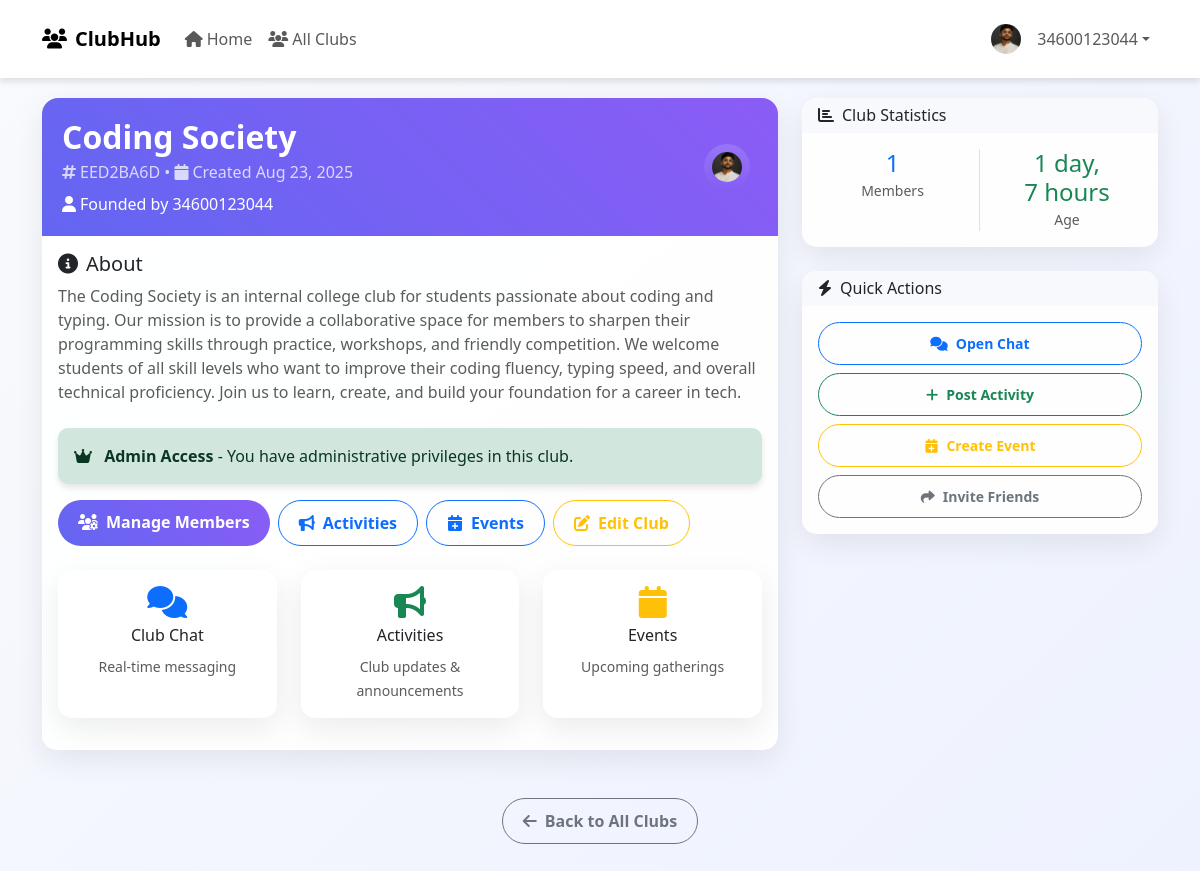
The page /clubs/EED2BA6D/ (signed in) on the database as committed earlier.
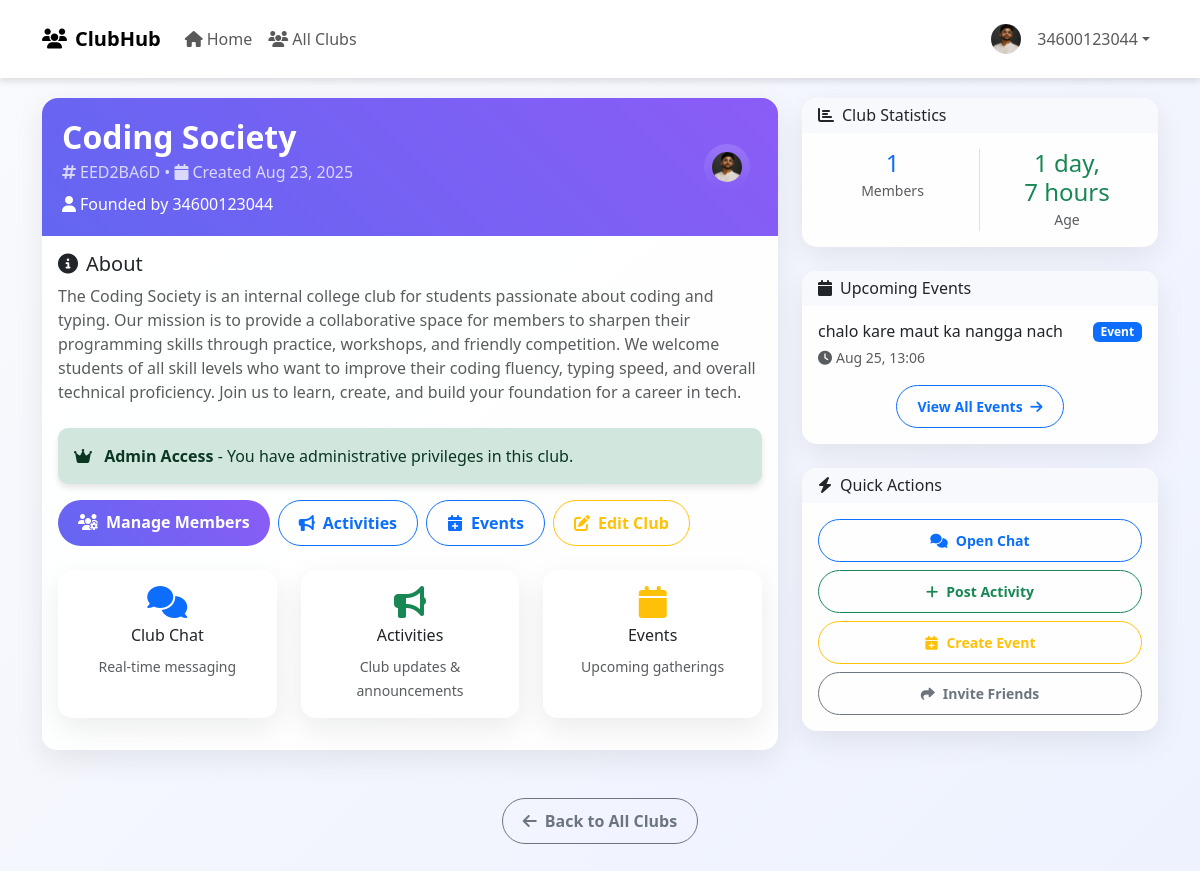
The same page on the database as committed later.
### club/models.py (models this page shows, shortened)
class ClubEvent(models.Model):
    club = models.ForeignKey(Club, on_delete=models.CASCADE, related_name="events")
    title = models.CharField(max_length=255)
    description = models.TextField()
    event_date = models.DateTimeField()
    created_by = models.ForeignKey(User, on_delete=models.CASCADE)
    created_at = models.DateTimeField(auto_now_add=True)
    class Meta:
        ordering = ["event_date"]

### club/views.py (the view)
# urls.py: path("<str:unique_id>/", views.club_detail, name="club_detail"),
@login_required
def club_detail(request, unique_id):
    club = get_object_or_404(Club, unique_id=unique_id)
    membership = ClubMember.objects.filter(club=club, user=request.user, status="active").first()
    is_admin = membership and membership.role in ["owner", "admin"]
    is_member = membership is not None
    recent_activities = ClubActivity.objects.filter(club=club)[:5]
    upcoming_events = ClubEvent.objects.filter(club=club, event_date__gte=timezone.now())[:3]
    recent_chats = ClubChat.objects.filter(club=club)[:10] if is_member else []
    member_stats = {
        'total_members': ClubMember.objects.filter(club=club, status='active').count(),
        'pending_requests': ClubMember.objects.filter(club=club, status='pending').count() if is_admin else 0
    }
    return render(request, "club/club_detail.html", {
        "club": club,
        "membership": membership,
        "is_admin": is_admin,
        "is_member": is_member,
        "recent_activities": recent_activities,
        "upcoming_events": upcoming_events,
        "recent_chats": recent_chats,
        "member_stats": member_stats
    })

### templates/club/club_detail.html (shortened to what the changed rows need)
{% extends "club_base.html" %}
{% block content %}
<div class="row">
    <div class="col-lg-8 mb-4">
        <div class="card">
            <div class="club-header">
                <div class="row align-items-center">
                    <div class="col">
                        <h2 class="mb-1">{{ club.name }}</h2>
                    </div>
                </div>
            </div>
        </div>
    </div>
    <div class="col-lg-4">
        {% if upcoming_events and is_member %}
        <div class="card mb-4">
            <div class="card-header">
                <h6 class="mb-0"><i class="fas fa-calendar me-2"></i>Upcoming Events</h6>
            </div>
            <div class="card-body">
                {% for event in upcoming_events %}
                <div class="d-flex justify-content-between align-items-start mb-3 {% if not forloop.last %}border-bottom pb-3{% endif %}">
                    <div>
                        <h6 class="mb-1">{{ event.title }}</h6>
                        <small class="text-muted">
                            <i class="fas fa-clock me-1"></i>{{ event.event_date|date:"M d, H:i" }}
                        </small>
                    </div>
                    <span class="badge bg-primary">Event</span>
                </div>
                {% empty %}
                <p class="text-muted mb-0">No upcoming events</p>
                {% endfor %}
                {% if upcoming_events %}
                <div class="text-center mt-3">
                    <a href="{% url 'club:club_events' club.unique_id %}" class="btn btn-outline-primary btn-sm">
                        View All Events <i class="fas fa-arrow-right ms-1"></i>
                    </a>
                </div>
                {% endif %}
            </div>
        </div>
        {% endif %}
    </div>
</div>
{% endblock %}

Rows that differ between the two databases and show on the page:
added ClubEvent: title "chalo kare maut ka nangga nach", event_date "Aug 25, 13:06"
Other text that changed with them:
text now shown: "Upcoming Events View All Events"
